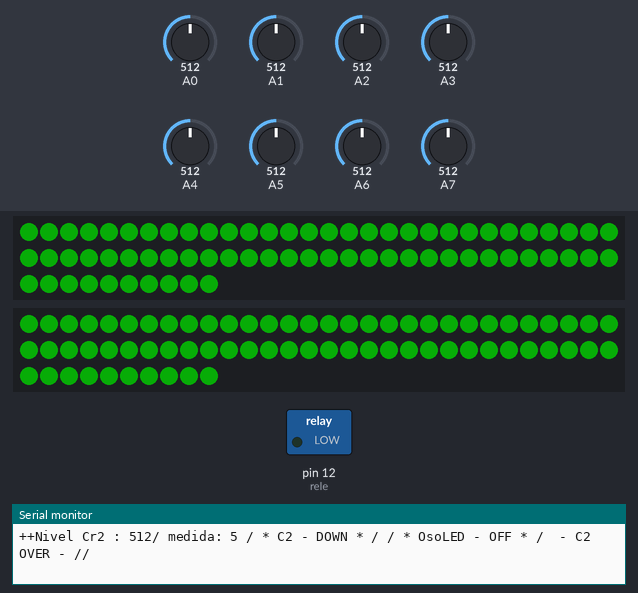
Recording of a sketch running on a simulated Arduino Nano, built with avr-gcc and run on an emulated ATmega328P. On the bench: 2 × 70 RGB LEDs in strip order, left to right, continuing on the next row, switched loads named in the sketch (green lamp = pin HIGH), the last lines printed to the serial monitor. The test bench sets the inputs (shaded band); at power-on: A1 = 512, A5 = 512, A2 = 512, A0 = 512, A3 = 512, A4 = 512, A6 = 512, A7 = 512. Dim RGB values are drawn brighter than linear.

Above: at 2.0 s.
2.1 s: A1 set to 198
6.1 s: A1 set to 163
At 7.4 s:
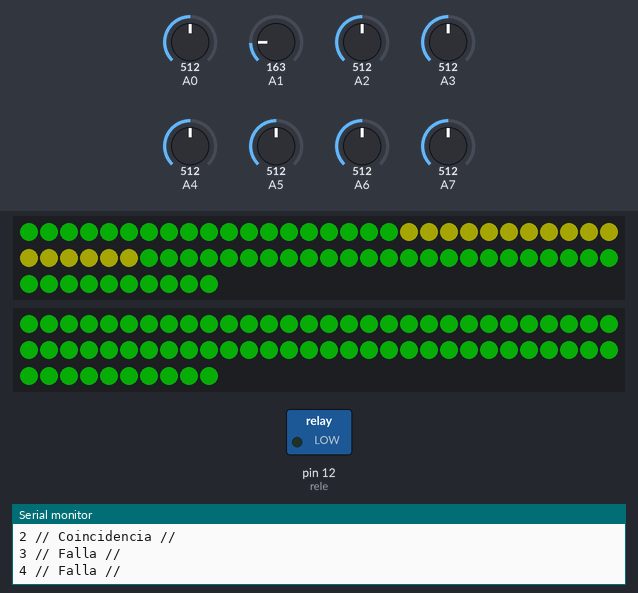
10.0 s: A5 set to 196
14.0 s: A5 set to 167
At 14.93 s:
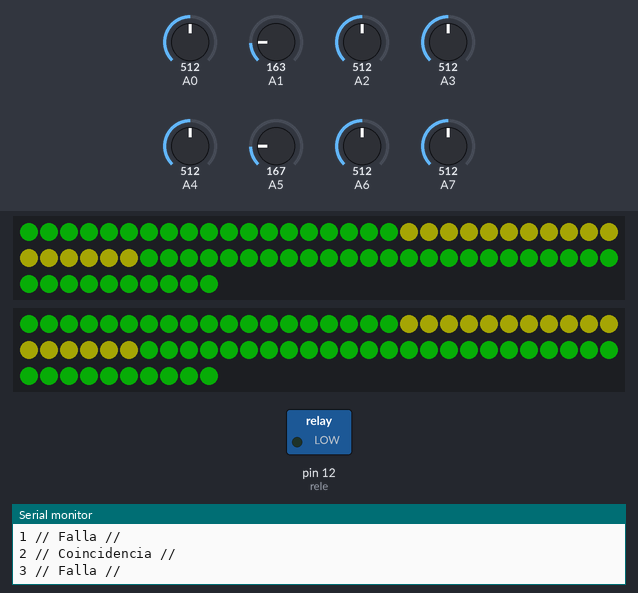
16.7 s: A1 set to 306
At 19.1 s:
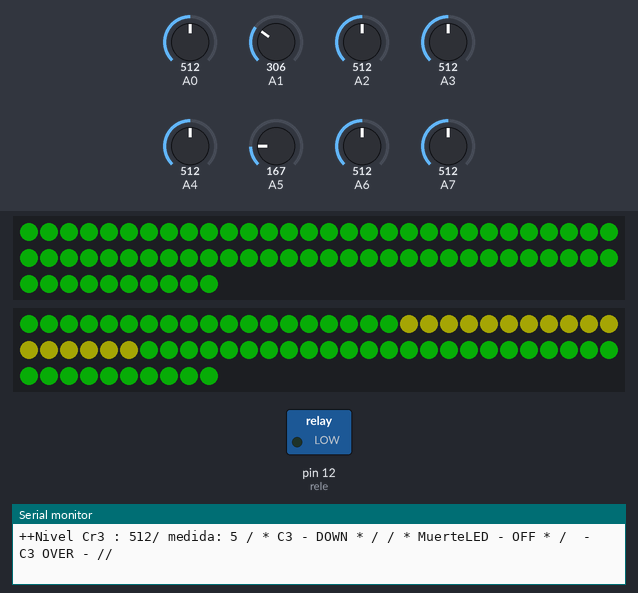
19.8 s: A2 set to 186
23.8 s: A2 set to 162
At 25.4 s:
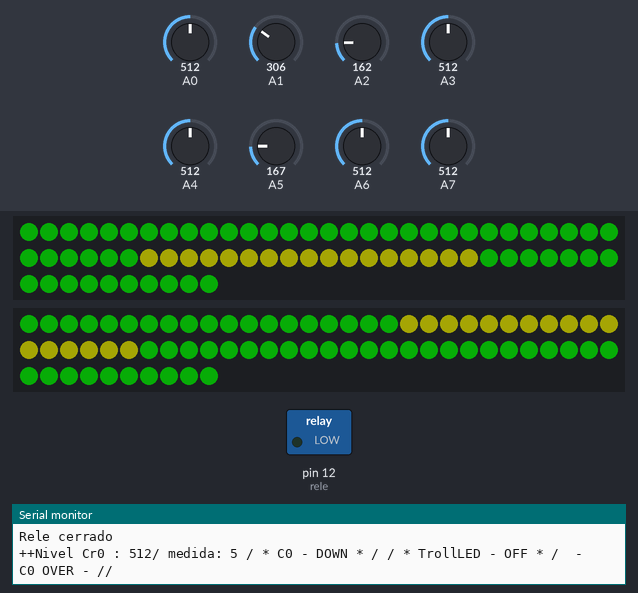
Timing chart, 0 to 26.9 s (numbered marks = the images above; inputs shaded):
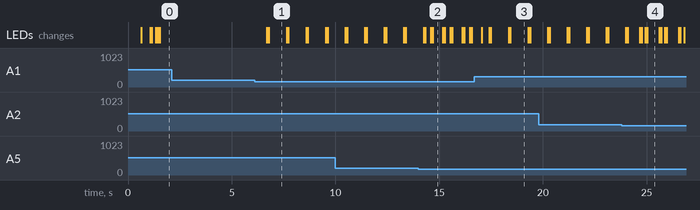

The sketch:

Craneos.ino
```cpp
// Librerias ---------------------------
#include <Adafruit_NeoPixel.h>
#include <SoftwareSerial.h>


//Ordenes basicas ---------------------
int tiraCraneos = 11;
int tiraCraneos2 = 10;
int rele = 12;
int puntosCraneos = 70;
int puntosCraneos2 = 70;
int sensibilidad = 9;

//pines de pulsadores
int sensorC0 = A0;
int sensorC1 = A1;
int sensorC2 = A2;
int sensorC3 = A3;
int sensorC4 = A4;
int sensorC5 = A5;
int sensorC6 = A6;
int sensorC7 = A7;

Adafruit_NeoPixel stripCraneos = Adafruit_NeoPixel(puntosCraneos, tiraCraneos, NEO_GRB + NEO_KHZ800);
Adafruit_NeoPixel stripCraneos2 = Adafruit_NeoPixel(puntosCraneos2, tiraCraneos2, NEO_GRB + NEO_KHZ800);


//puntitos de Calaveras
const int numLeds = 18;
const int craneoLed0[numLeds] = { 1, 2, 3, 4, 5, 6, 7, 8, 9, 10, 11, 12, 13, 14, 15, 16, 17, 18};
const int craneoLed1[numLeds] = { 19, 20, 21, 22, 23 ,24, 25, 26, 27, 28, 29, 30, 31, 32, 33, 34, 35};
const int craneoLed2[numLeds] = { 36, 37, 38, 39, 40, 41, 42, 43, 44, 45, 46, 47, 48, 49, 50, 51, 52};
const int craneoLed3[numLeds] = { 53, 54, 55, 56, 57, 58, 59, 60, 61, 62, 63, 64, 65, 66, 67, 68, 69};
const int craneoLed4[numLeds] = { 1, 2, 3, 4, 5, 6, 7, 8, 9, 10, 11, 12, 13, 14, 15, 16, 17, 18};
const int craneoLed5[numLeds] = { 19, 20, 21, 22, 23 ,24, 25, 26, 27, 28, 29, 30, 31, 32, 33, 34, 35};
const int craneoLed6[numLeds] = { 36, 37, 38, 39, 40, 41, 42, 43, 44, 45, 46, 47, 48, 49, 50, 51, 52};
const int craneoLed7[numLeds] = { 53, 54, 55, 56, 57, 58, 59, 60, 61, 62, 63, 64, 65, 66, 67, 68, 69};

// Funciones de constelaciones

//-- craneo 0
void Constel_0_on(){
  for (int i = 0; i <= numLeds-1 ; i++) {
      stripCraneos.setPixelColor(craneoLed0[i], 200, 200, 10);
      stripCraneos.show();
  }
      Serial.print(" / * TrollLED - ON * / ");
}

void Constel_0_off(){
  int orden = 0;
  for (int i = 0; i <= numLeds-1 ; i++) {
      stripCraneos.setPixelColor(craneoLed0[i], 15, 250, 15);
      stripCraneos.show();
  }
      Serial.print(" / * TrollLED - OFF * / ");
}

//--
void Constel_1_on(){
  for (int i = 0; i <= numLeds-1 ; i++) {
      stripCraneos.setPixelColor(craneoLed1[i], 200, 200, 10);
      stripCraneos.show();
  }
      Serial.print(" / * VacaLED - ON * / ");
}

void Constel_1_off(){
  int orden = 1;
  for (int i = 0; i <= numLeds-1 ; i++) {
      stripCraneos.setPixelColor(craneoLed1[i], 15, 250, 15);
      stripCraneos.show();
  }
      Serial.print(" / * VacaLED - OFF * / ");
}
//--
void Constel_2_on(){
  for (int i = 0; i <= numLeds-1 ; i++) {
      stripCraneos.setPixelColor(craneoLed2[i], 200, 200, 10);
      stripCraneos.show();
  }
      Serial.print(" / * OsoLED - ON * / ");
}

void Constel_2_off(){
  int orden = 2;
  for (int i = 0; i <= numLeds-1 ; i++) {
      stripCraneos.setPixelColor(craneoLed2[i], 15, 250, 15);
      stripCraneos.show();
  }
      Serial.print(" / * OsoLED - OFF * / ");
}
//--
void Constel_3_on(){
  for (int i = 0; i <= numLeds-1 ; i++) {
      stripCraneos.setPixelColor(craneoLed3[i], 200, 200, 10);
      stripCraneos.show();
  }
      Serial.print(" / * MurteLed - ON * / ");
}

void Constel_3_off(){
  int orden = 3;
  for (int i = 0; i <= numLeds-1 ; i++) {
      stripCraneos.setPixelColor(craneoLed3[i], 15, 250, 15);
      stripCraneos.show();
  }
      Serial.print(" / * MuerteLED - OFF * / ");
}
//--
void Constel_4_on(){
  for (int i = 0; i <= numLeds-1 ; i++) {
      stripCraneos2.setPixelColor(craneoLed4[i], 200, 200, 10);
      stripCraneos2.show();
  }
      Serial.print(" / * FocaLed - ON * / ");
}

void Constel_4_off(){
  int orden = 4;
  for (int i = 0; i <= numLeds-1 ; i++) {
      stripCraneos2.setPixelColor(craneoLed4[i], 15, 250, 15);
      stripCraneos2.show();
  }
      Serial.print(" / * FocaLED - OFF * / ");
}

//--
void Constel_5_on(){
  for (int i = 0; i <= numLeds-1 ; i++) {
      stripCraneos2.setPixelColor(craneoLed5[i], 200, 200, 10);
      stripCraneos2.show();
  }
      Serial.print(" / * BallenaLed - ON * / ");
}

void Constel_5_off(){
  int orden = 5;
  for (int i = 0; i <= numLeds-1 ; i++) {
      stripCraneos2.setPixelColor(craneoLed5[i], 15, 250, 15);
      stripCraneos2.show();
  }
      Serial.print(" / * BallenaLED - OFF * / ");
}

//--
void Constel_6_on(){
  for (int i = 0; i <= numLeds-1 ; i++) {
      stripCraneos2.setPixelColor(craneoLed6[i], 200, 200, 10);
      stripCraneos2.show();
  }
      Serial.print(" / * BallenaLed - ON * / ");
}


void Constel_6_off(){
  int orden = 6;
  for (int i = 0; i <= numLeds-1 ; i++) {
      stripCraneos2.setPixelColor(craneoLed6[i], 15, 250, 15);
      stripCraneos2.show();
  }
      Serial.print(" / * BallenaLED - OFF * / ");
}

//--
void Constel_7_on(){
  for (int i = 0; i <= numLeds-1 ; i++) {
      stripCraneos2.setPixelColor(craneoLed7[i], 200, 200, 10);
      stripCraneos2.show();
  }
      Serial.print(" / * BallenaLed - ON * / ");
}


void Constel_7_off(){
  int orden = 7;
  for (int i = 0; i <= numLeds-1 ; i++) {
      stripCraneos2.setPixelColor(craneoLed7[i], 15, 250, 15);
      stripCraneos2.show();
  }
      Serial.print(" / * BallenaLED - OFF * / ");
}


//Contadores de victoria
int solucion = 2;
int solucionNum[] = { 1, 2, 3, 4, 5, 6, 7, 8};
int openRele[] = { false, false, false, true, true, false, true, false};
int openAll = 0;

//inicio de tioras led
void iniled() {

  stripCraneos.begin();
  stripCraneos.setBrightness(50);
  stripCraneos.show();
  stripCraneos.clear();

  stripCraneos2.begin();
  stripCraneos2.setBrightness(50);
  stripCraneos2.show();
  stripCraneos2.clear();
}


// Craneo 0  --------------------------------------------
void craneo0() {
  int orden = 0;
  Serial.print("++Nivel Cr0 : ");
    int sensorC0 = analogRead(A0);
    int c0Level = map(sensorC0, 0, 900, 10, 0);

        Serial.print(sensorC0);
        Serial.print("/ medida: ");
        Serial.print(c0Level);

    if (c0Level >= sensibilidad) {
    Serial.print(" / * C0 - UP * /");
    Constel_0_on();
    solucionNum[0] = true;
    }
    else {
     Serial.print(" / * C0 - DOWN * /");
     Constel_0_off();
     solucionNum[0] = false;
    }
Serial.println(" - C0 OVER - //");
}

// Craneo 1  --------------------------------------------
void craneo1() {
  int orden = 1;
  Serial.print("++Nivel Cr1 : ");
    int sensorC1 = analogRead(A1);
    int c1Level = map(sensorC1, 0, 900, 10, 0);

        Serial.print(sensorC1);
        Serial.print("/ medida: ");
        Serial.print(c1Level);

    if (c1Level >= sensibilidad) {
    Serial.print(" / * C1 - UP * /");
    Constel_1_on();
    solucionNum[1] = true;
    }
    else {
     Serial.print(" / * C1 - DOWN * /");
     Constel_1_off();
     solucionNum[1] = false;
    }
Serial.println(" - C1 OVER - //");
}

// Craneo 2  --------------------------------------------
void craneo2() {
  int orden = 2;
  Serial.print("++Nivel Cr2 : ");
    int sensorC2 = analogRead(A2);
    int c2Level = map(sensorC2,  0, 900, 10, 0);

        Serial.print(sensorC2);
        Serial.print("/ medida: ");
        Serial.print(c2Level);

    if (c2Level >= sensibilidad) {
    Serial.print(" / * C2 - UP * /");
    Constel_2_on();
    solucionNum[2] = true;
    }
    else {
     Serial.print(" / * C2 - DOWN * /");
     Constel_2_off();
     solucionNum[2] = false;
    }
Serial.println(" - C2 OVER - //");
}

// Craneo 3  --------------------------------------------
void craneo3() {
  int orden = 3;
  Serial.print("++Nivel Cr3 : ");
    int sensorC3 = analogRead(A3);
    int c3Level = map(sensorC3,  0, 900, 10, 0);

        Serial.print(sensorC3);
        Serial.print("/ medida: ");
        Serial.print(c3Level);

    if (c3Level >= sensibilidad) {
    Serial.print(" / * C3 - UP * /");
    Constel_3_on();
    solucionNum[3] = true;
    }
    else {
     Serial.print(" / * C3 - DOWN * /");
     Constel_3_off();
     solucionNum[3] = false;
    }
Serial.println(" - C3 OVER - //");
}

// Craneo 4  --------------------------------------------
void craneo4() {
  int orden = 4;
  Serial.print("++Nivel Cr4 : ");
    int sensorC4 = analogRead(A4);
    int c4Level = map(sensorC4,  0, 900, 10, 0);

        Serial.print(sensorC4);
        Serial.print("/ medida: ");
        Serial.print(c4Level);

    if (c4Level >= sensibilidad) {
    Serial.print(" / * C4 - UP * /");
    Constel_4_on();
    solucionNum[4] = true;
    }
    else {
     Serial.print(" / * C4 - DOWN * /");
     Constel_4_off();
     solucionNum[4] = false;
    }
Serial.println(" - C4 OVER - //");
}

// Craneo 5  --------------------------------------------
void craneo5() {
  int orden = 5;
  Serial.print("++Nivel Cr5 : ");
    int sensorC5 = analogRead(A5);
    int c5Level = map(sensorC5,  0, 900, 10, 0);

        Serial.print(sensorC5);
        Serial.print("/ medida: ");
        Serial.print(c5Level);

    if (c5Level >= sensibilidad) {
    Serial.print(" / * C5 - UP * /");
    Constel_5_on();
    solucionNum[5] = true;
    }
    else {
     Serial.print(" / * C5 - DOWN * /");
     Constel_5_off();
     solucionNum[5] = false;
    }
Serial.println(" - C5 OVER - //");
}

// Craneo 6  --------------------------------------------
void craneo6() {
  int orden = 6;
  Serial.print("++Nivel Cr6 : ");
    int sensorC6 = analogRead(A6);
    int c6Level = map(sensorC6,  0, 900, 10, 0);

        Serial.print(sensorC6);
        Serial.print("/ medida: ");
        Serial.print(c6Level);

    if (c6Level >= sensibilidad) {
    Serial.print(" / * C6 - UP * /");
    Constel_6_on();
    solucionNum[6] = true;
    }
    else {
     Serial.print(" / * C6 - DOWN * /");
     Constel_6_off();
     solucionNum[6] = false;
    }
Serial.println(" - C6 OVER - //");
}

// Craneo 7  --------------------------------------------
void craneo7() {
  int orden = 7;
  Serial.print("++Nivel Cr7 : ");
    int sensorC7 = analogRead(A7);
    int c7Level = map(sensorC7,  0, 900, 10, 0);

        Serial.print(sensorC7);
        Serial.print("/ medida: ");
        Serial.print(c7Level);

    if (c7Level >= sensibilidad) {
    Serial.print(" / * C7 - UP * /");
    Constel_7_on();
    solucionNum[7] = true;
    }
    else {
     Serial.print(" / * C7 - DOWN * /");
     Constel_7_off();
     solucionNum[7] = false;
    }
Serial.println(" - C7 OVER - //");
}


void pinM(){
  pinMode(rele, OUTPUT);
}

void blink() {
  digitalWrite(rele, HIGH);
  delay(1000); // Wait for 1000 millisecond(s)
  digitalWrite(rele, LOW);
  delay(1000); // Wait for 1000 millisecond(s)
}

void releOpen() {
  int openAll = solucionNum[0]+solucionNum[1]+solucionNum[2]+solucionNum[3];
  Serial.print("openAll: ");
  Serial.println(openAll);
  int total = 8;
  int exito = 0;
  for (int i = 0; i <= total-1 ; i++) {
    if (solucionNum[i] == openRele[i]) {exito++;
    Serial.print(i);
    Serial.println(" // Coincidencia //");

  }
  else {
  Serial.print(i);
  Serial.println(" // Falla //");
  }

  }
  if (exito == total) {
    blink();
    Serial.println("Rele abierto");
  }
  else {
  Serial.println("Rele cerrado");
  }
}

void noche() {
  for (int i = 0; i <= puntosCraneos ; i++) {
      stripCraneos.setPixelColor(i, 120, 100, 120);
      stripCraneos.show();
     }
  for (int i = 0; i <= puntosCraneos ; i++) {
      stripCraneos.setPixelColor(i, 120, 100, 120);
      stripCraneos.show();
     }

  for (int i = 0; i <= puntosCraneos ; i++) {
      stripCraneos2.setPixelColor(i, 120, 100, 120);
      stripCraneos2.show();
     }
  for (int i = 0; i <= puntosCraneos ; i++) {
      stripCraneos2.setPixelColor(i, 120, 100, 120);
      stripCraneos2.show();
     }


  Serial.println("+tiras Led+ OK:");
 }

void constelaciones() {
  craneo0();
  craneo1();
  craneo2();
  craneo3();
  craneo4();
  craneo5();
  craneo6();
  craneo7();
  }

void setup()
{
  Serial.begin(9600);
  Serial.println("++Starting Cielo++");
  iniled();
  noche();
  pinM();

}

void loop()
{
// Miradas
  constelaciones();
  releOpen();
  delay(100);
}
```

Measured:
- the behaviour switches between 180 and 179 on A1 (found by bisection; images 0 and 1)
- the behaviour switches between 180 and 179 on A5 (found by bisection; images 1 and 2)
- the behaviour switches between 180 and 179 on A2 (found by bisection; images 3 and 4)
- after the input at 6.1 s, the LEDs: first change after 0.60 s (image 1 shows a later state)
- after the input at 14.0 s, the LEDs: first differ from a run without the input after 0.60 s (image 2 shows a later state)
- after the input at 16.7 s, the LEDs: change after 0.34 s (image 3)
- after the input at 23.8 s, the LEDs: first differ from a run without the input after 0.88 s (image 4 shows a later state)
